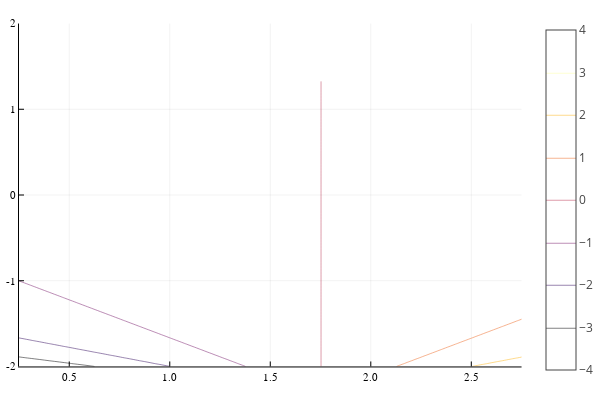

Notebook code cell kept with this figure:
### Code cell
contour(rgrid, zgrid, potAR', levels=nl)

### Figure 1 — Plotly figure (JSON) as saved in the notebook; plotly's stock layout.template omitted (floating-point values rounded to 4 significant figures; data arrays with more than 128 entries replaced by an {"elided": "..."} marker saying what was removed)
{"data": [{"colorbar": {"title": ""}, "colorscale": [[0, "rgba(0, 0, 4, 1.000)"], [0.03448, "rgba(4, 3, 20, 1.000)"], [0.06897, "rgba(13, 8, 41, 1.000)"], [0.1034, "rgba(24, 12, 60, 1.000)"], [0.1379, "rgba(38, 12, 81, 1.000)"], [0.1724, "rgba(54, 9, 97, 1.000)"], [0.2069, "rgba(69, 10, 105, 1.000)"], [0.2414, "rgba(84, 15, 109, 1.000)"], [0.2759, "rgba(97, 19, 110, 1.000)"], [0.3103, "rgba(111, 25, 110, 1.000)"], [0.3448, "rgba(125, 30, 109, 1.000)"], [0.3793, "rgba(140, 35, 105, 1.000)"], [0.4138, "rgba(154, 40, 101, 1.000)"], [0.4483, "rgba(166, 45, 96, 1.000)"], [0.4828, "rgba(180, 51, 89, 1.000)"], [0.5172, "rgba(193, 58, 80, 1.000)"], [0.5517, "rgba(206, 67, 71, 1.000)"], [0.5862, "rgba(216, 76, 62, 1.000)"], [0.6207, "rgba(226, 87, 52, 1.000)"], [0.6552, "rgba(235, 100, 41, 1.000)"], [0.6897, "rgba(241, 115, 29, 1.000)"], [0.7241, "rgba(247, 130, 18, 1.000)"], [0.7586, "rgba(250, 144, 8, 1.000)"], [0.7931, "rgba(252, 161, 8, 1.000)"], [0.8276, "rgba(252, 178, 22, 1.000)"], [0.8621, "rgba(250, 196, 42, 1.000)"], [0.8966, "rgba(246, 213, 67, 1.000)"], [0.931, "rgba(243, 229, 93, 1.000)"], [0.9655, "rgba(242, 244, 130, 1.000)"], [1, "rgba(252, 255, 164, 1.000)"]], "contours": {"coloring": "lines", "showlabels": false}, "hoverinfo": "none", "name": "y1", "ncontours": 12, "showlegend": false, "showscale": true, "type": "contour", "x": [0.25, 0.2753, 0.3005, 0.3258, 0.351, 0.3763, 0.4015, 0.4268, 0.452, 0.4773, 0.5025, 0.5278, 0.553, 0.5783, 0.6035, 0.6288, 0.654, 0.6793, 0.7045, 0.7298, 0.7551, 0.7803, 0.8056, 0.8308, 0.8561, 0.8813, 0.9066, 0.9318, 0.9571, 0.9823, 1.008, 1.033, 1.058, 1.083, 1.109, 1.134, 1.159, 1.184, 1.21, 1.235, 1.26, 1.285, 1.311, 1.336, 1.361, 1.386, 1.412, 1.437, 1.462, 1.487, 1.513, 1.538, 1.563, 1.588, 1.614, 1.639, 1.664, 1.689, 1.715, 1.74, 1.765, 1.79, 1.816, 1.841, 1.866, 1.891, 1.917, 1.942, 1.967, 1.992, 2.018, 2.043, 2.068, 2.093, 2.119, 2.144, 2.169, 2.194, 2.22, 2.245, 2.27, 2.295, 2.321, 2.346, 2.371, 2.396, 2.422, 2.447, 2.472, 2.497, 2.523, 2.548, 2.573, 2.598, 2.624, 2.649, 2.674, 2.699, 2.725, 2.75], "xaxis": "x1", "y": [-2, -1.966, -1.933, -1.899, -1.866, -1.832, -1.798, -1.765, -1.731, -1.697, -1.664, -1.63, -1.597, -1.563, -1.529, -1.496, -1.462, -1.429, -1.395, -1.361, -1.328, -1.294, -1.261, -1.227, -1.193, -1.16, -1.126, -1.092, -1.059, -1.025, -0.9916, -0.958, -0.9244, -0.8908, -0.8571, -0.8235, -0.7899, -0.7563, -0.7227, -0.6891, -0.6555, -0.6218, -0.5882, -0.5546, -0.521, -0.4874, -0.4538, -0.4202, -0.3866, -0.3529, -0.3193, -0.2857, -0.2521, -0.2185, -0.1849, -0.1513, -0.1176, -0.08403, -0.05042, -0.01681, 0.01681, 0.05042, 0.08403, 0.1176, 0.1513, 0.1849, 0.2185, 0.2521, 0.2857, 0.3193, 0.3529, 0.3866, 0.4202, 0.4538, 0.4874, 0.521, 0.5546, 0.5882, 0.6218, 0.6555, 0.6891, 0.7227, 0.7563, 0.7899, 0.8235, 0.8571, 0.8908, 0.9244, 0.958, 0.9916, 1.025, 1.059, 1.092, 1.126, 1.16, 1.193, 1.227, 1.261, 1.294, 1.328, 1.361, 1.395, 1.429, 1.462, 1.496, 1.529, 1.563, 1.597, 1.63, 1.664, 1.697, 1.731, 1.765, 1.798, 1.832, 1.866, 1.899, 1.933, 1.966, 2], "yaxis": "y1", "z": {"elided": "100x120 float values"}, "zmax": 4, "zmin": -4}], "layout": {"annotations": [], "height": 400, "legend": {"bgcolor": "rgba(255, 255, 255, 1.000)", "bordercolor": "rgba(0, 0, 0, 1.000)", "font": {"color": "rgba(0, 0, 0, 1.000)", "family": "sans-serif", "size": 11}, "tracegroupgap": 0, "x": 1, "y": 1}, "margin": {"b": 20, "l": 0, "r": 0, "t": 20}, "paper_bgcolor": "rgba(255, 255, 255, 1.000)", "plot_bgcolor": "rgba(255, 255, 255, 1.000)", "showlegend": true, "width": 600, "xaxis": {"anchor": "y1", "domain": [0.03619, 0.9934], "gridcolor": "rgba(0, 0, 0, 0.100)", "gridwidth": 0.5, "linecolor": "rgba(0, 0, 0, 1.000)", "mirror": false, "range": [0.25, 2.75], "showgrid": true, "showline": true, "showticklabels": true, "tickangle": 0, "tickcolor": "rgb(0, 0, 0)", "tickfont": {"color": "rgba(0, 0, 0, 1.000)", "family": "sans-serif", "size": 11}, "tickmode": "array", "ticks": "inside", "ticktext": ["0.5", "1.0", "1.5", "2.0", "2.5"], "tickvals": [0.5, 1, 1.5, 2, 2.5], "title": "", "titlefont": {"color": "rgba(0, 0, 0, 1.000)", "family": "sans-serif", "size": 15}, "type": "-", "visible": true, "zeroline": false, "zerolinecolor": "rgba(0, 0, 0, 1.000)"}, "yaxis": {"anchor": "x1", "domain": [0.03762, 0.9902], "gridcolor": "rgba(0, 0, 0, 0.100)", "gridwidth": 0.5, "linecolor": "rgba(0, 0, 0, 1.000)", "mirror": false, "range": [-2, 2], "showgrid": true, "showline": true, "showticklabels": true, "tickangle": 0, "tickcolor": "rgb(0, 0, 0)", "tickfont": {"color": "rgba(0, 0, 0, 1.000)", "family": "sans-serif", "size": 11}, "tickmode": "array", "ticks": "inside", "ticktext": ["-2", "-1", "0", "1", "2"], "tickvals": [-2, -1, 0, 1, 2], "title": "", "titlefont": {"color": "rgba(0, 0, 0, 1.000)", "family": "sans-serif", "size": 15}, "type": "-", "visible": true, "zeroline": false, "zerolinecolor": "rgba(0, 0, 0, 1.000)"}}}
